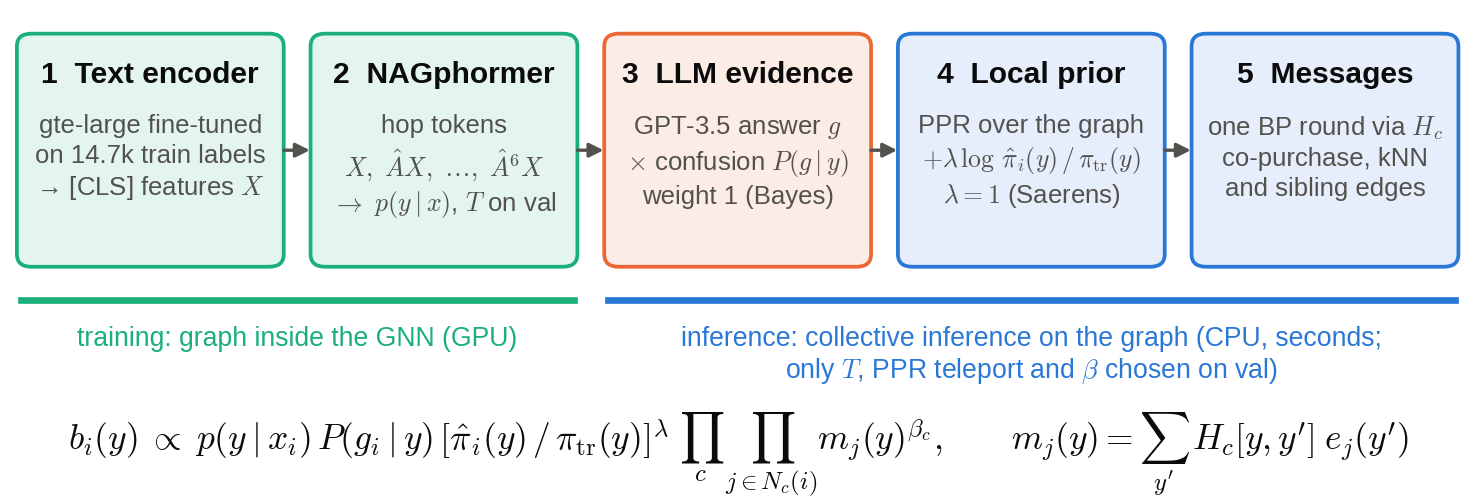

Recreate this plot in Python.
"""Figure 5 (method), relabelled for the collective-inference framing: steps 3-5 are inference on the product graph.
Same drawing as the Figure 5 block of figs_final.py; only the labels change."""
from pathlib import Path
import matplotlib
matplotlib.use("Agg")
import matplotlib.pyplot as plt
from matplotlib.patches import FancyBboxPatch

OUT = Path(__file__).parent
MUTED = "#52514e"
BASE, GPT, FINAL = "#1baf7a", "#eb6834", "#2a78d6"
plt.rcParams.update({"font.family": "Liberation Sans", "text.color": "#0b0b0b", "mathtext.fontset": "cm",
                     "figure.dpi": 300, "savefig.dpi": 300})

fig, ax = plt.subplots(figsize=(6.3, 2.1)); ax.set_xlim(-0.5, 100.5); ax.set_ylim(-2.5, 36); ax.axis("off")
def box(x0, title, body, col, w=17.9):
    ax.add_patch(FancyBboxPatch((x0, 15.5), w, 18, boxstyle="round,pad=0.25,rounding_size=1.0", fc=col + "1f", ec=col, lw=0.9))
    ax.text(x0 + w / 2, 31.6, title, ha="center", va="top", fontsize=7.2, fontweight="bold")
    ax.text(x0 + w / 2, 27.4, body, ha="center", va="top", fontsize=6.2, color=MUTED, linespacing=1.3)
box(0.5, "1  Text encoder", "gte-large fine-tuned\non 14.7k train labels\n→ [CLS] features $X$", BASE)
box(20.75, "2  NAGphormer", "hop tokens\n$X,\\ \\hat{A}X,\\ \\ldots,\\ \\hat{A}^{6}X$\n$\\rightarrow\\ p(y \\mid x)$, $T$ on val", BASE)
box(41.0, "3  LLM evidence", "GPT-3.5 answer $g$\n$\\times$ confusion $P(g \\mid y)$\nweight 1 (Bayes)", GPT)
box(61.25, "4  Local prior", "PPR over the graph\n$+\\lambda\\,\\log\\,\\hat{\\pi}_i(y)\\,/\\,\\pi_{\\mathrm{tr}}(y)$\n$\\lambda = 1$ (Saerens)", FINAL)
box(81.5, "5  Messages", "one BP round via $H_c$\nco-purchase, kNN\nand sibling edges", FINAL)
for x0 in [18.65, 38.9, 59.15, 79.4]:
    ax.annotate("", (x0 + 1.8, 24.5), (x0, 24.5), arrowprops=dict(arrowstyle="-|>", color=MUTED, lw=0.8, shrinkA=0, shrinkB=0, mutation_scale=7))
ax.plot([0.5, 38.65], [12.6, 12.6], color=BASE, lw=1.6)
ax.text(19.6, 10.6, "training: graph inside the GNN (GPU)", ha="center", va="top", fontsize=6.4, color=BASE)
ax.plot([41.0, 99.4], [12.6, 12.6], color=FINAL, lw=1.6)
ax.text(70.2, 10.6, "inference: collective inference on the graph (CPU, seconds;\nonly $T$, PPR teleport and $\\beta$ chosen on val)",
        ha="center", va="top", fontsize=6.4, color=FINAL, linespacing=1.2)
ax.text(50, 0.4, r"$b_i(y)\;\propto\;p(y \mid x_i)\,P(g_i \mid y)\,\left[\hat{\pi}_i(y)\,/\,\pi_{\mathrm{tr}}(y)\right]^{\lambda}\;\prod_{c}\,\prod_{j \in N_c(i)} m_j(y)^{\beta_c}, \qquad m_j(y) = \sum_{y^{\prime}}\, H_c[y, y^{\prime}]\; e_j(y^{\prime})$", ha="center", va="center", fontsize=8.5)
fig.savefig(OUT / "fig_method_graph.png", bbox_inches="tight", pad_inches=0.02, facecolor="white")
